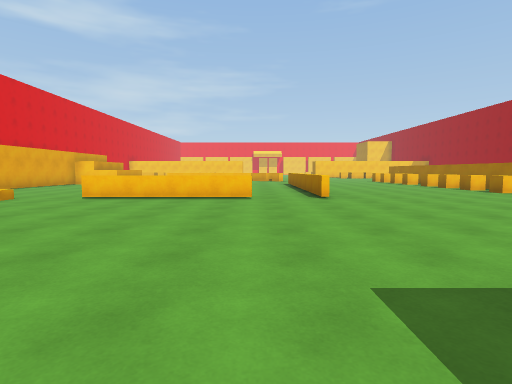
View 1 (above)

22 first-person views from a walk through a scene from a Unity 3-D project. The camera is 1.3 m above the floor, tilts 4° down and sees 80° across. The floor is counted in squares, 2 m on a side. Each view is taken from the middle of a square. On the plan, view 1 faces up. The plan holds only what a view shows up to about 10 squares ahead; the rest is blank. The place goes on beyond the plan. The player is left out. Some animated figures are left out.

View 2
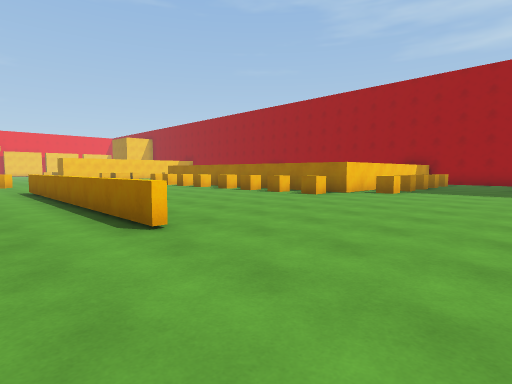

View 3
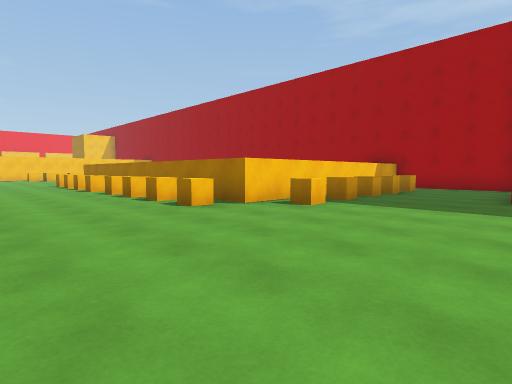

View 4
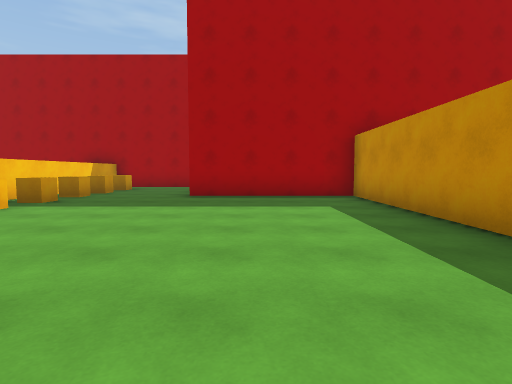

View 5
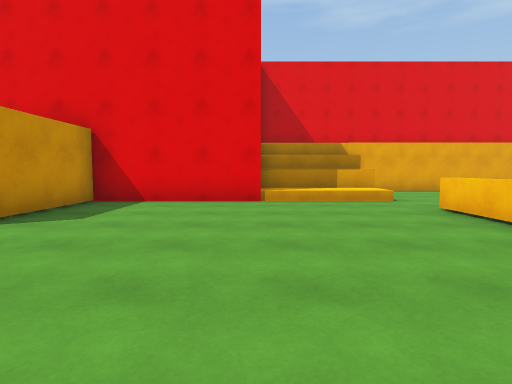

View 6
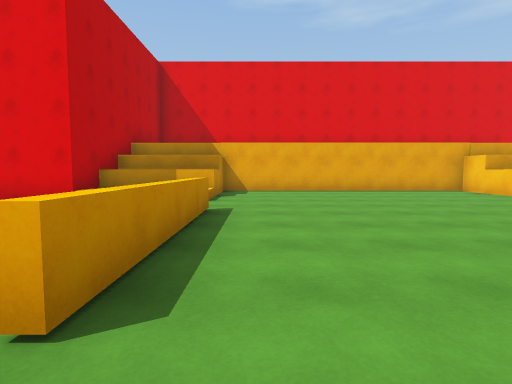

View 7
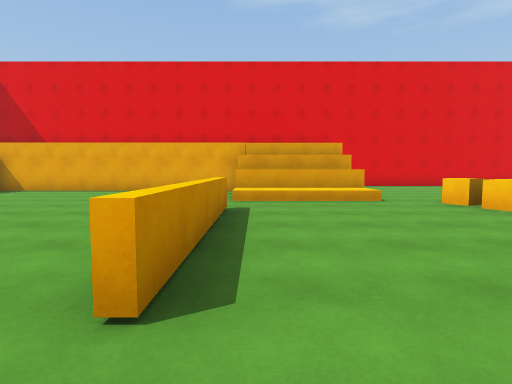

View 8
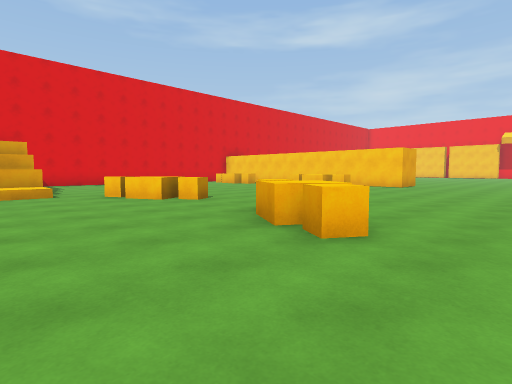

View 9
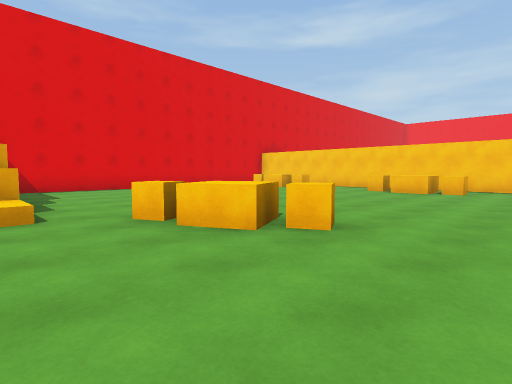

View 10
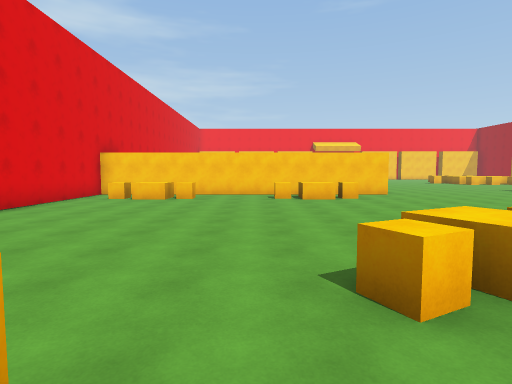

View 11
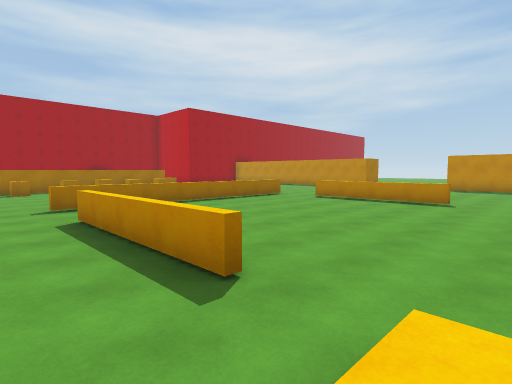

View 12
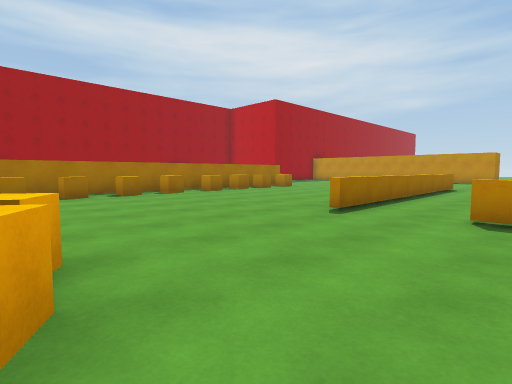

View 13
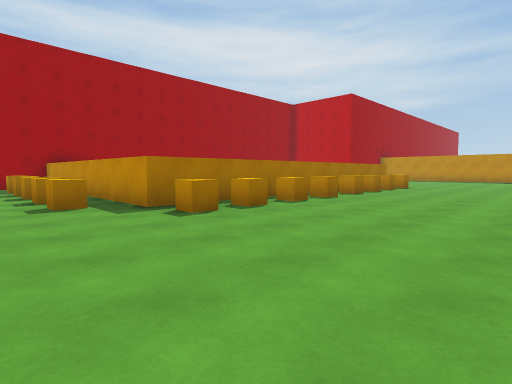

View 14
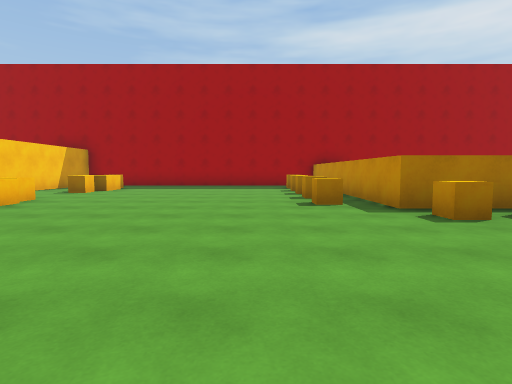

View 15
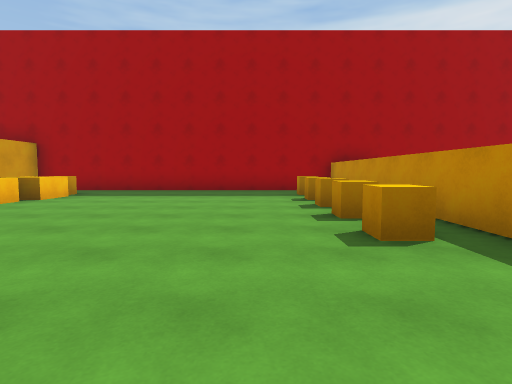

View 16
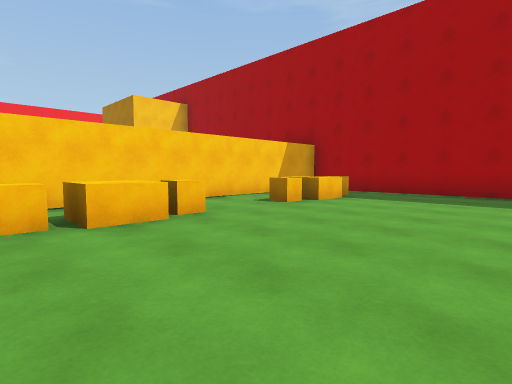

View 17
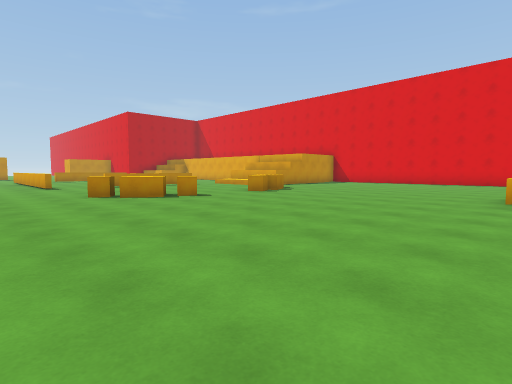

View 18
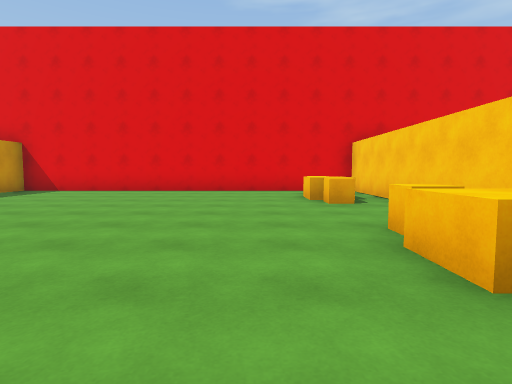

View 19
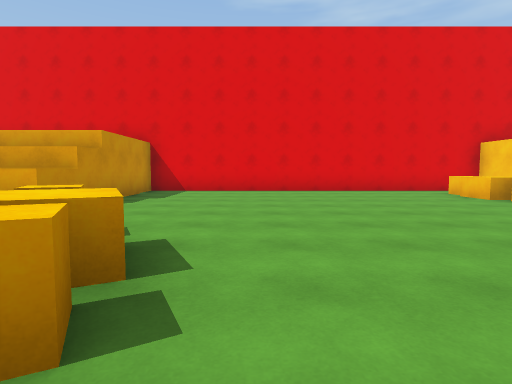

View 20
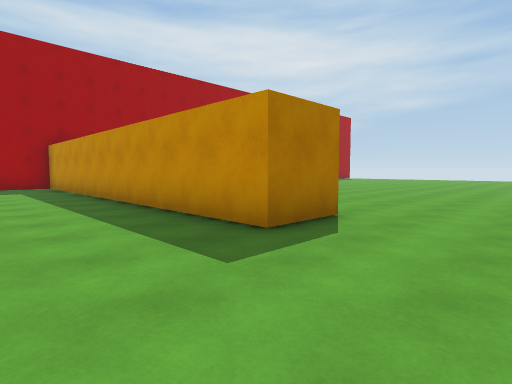

View 21
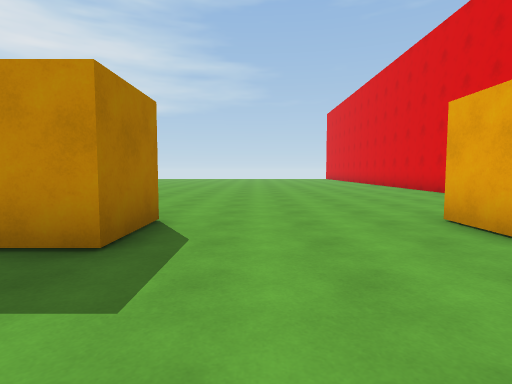

View 22
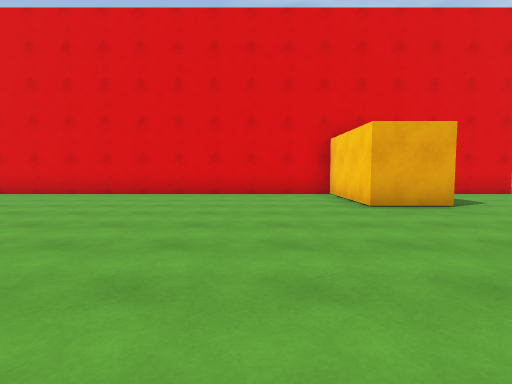

### Floor plan
Points are (right, up) in squares from view 1. A wall is a line through its corners. A room is listed if a view was taken in it or the views show most of it. See-through windows are left out.
Room 1 (views 1, 2, 3, 4, 5, 6, 7, 8, 9, 10, 11, 12, 13, 14, 15, 16, 17, 18, 19, 20, 21, 22)
walls: (1.5, 7.1) (1.5, 14.6); (0, 7) (-4.1, 7); (-4.1, 7.2) (0, 7.2); (8.1, 8.4) (8.1, 18.6) (15.9, 18.6) (15.9, 27.5); (-6.6, 7) (-6.6, 4); (-5.5, 4.5) (-5.5, 0.5) (-3, 0.5); (-7.7, 7) (-7.7, 4.1) (-5.4, 4.1); (-7.7, 17.8) (-7.7, 14.5); (11.3, 8.4) (10.6, 8.4); (-2.5, 0.6) (-2.5, -0.9) (-5.5, -0.9) (-5.5, -8.5); (1.3, -1) (1.3, 0.5) (11.6, 0.5) (11.6, 4.8); (15.9, 5) (15.9, 6.4); (-11.6, 27.5) (-11.6, 17.7) (-6.6, 17.7) (-6.6, 14.5) (-8.6, 14.5) (-8.6, 7) (-7.4, 7)
objects: cube (-10, 27); block (-9, 27); cube (-8, 27); cube (-5, 19); cube (-5, 27); block (-4, 19) to (-4, 20); block (-4, 27); cube (-3, 20); cube (-3, 27); block (0, 19); cube (0, 20); cube (1, 19); cube (7, 9); cube (7, 10); cube (7, 12); cube (7, 13); cube (7, 14); cube (7, 16); cube (7, 17); cube (7, 18); cube (8, 26); cube (9, 8); cube (9, 20); cube (9, 26) to (10, 26); cube (10, 8); cube (10, 20); cube (12, 8); cube (12, 20); cube (12, 26); cube (13, 8); cube (13, 20); block (13, 26); cube (14, 8); other object (14, 20); cube (14, 26)

Positions as (right, up) in squares from view 1, and headings:
1: (0, 0), facing up
2: (0, 4), facing up-right
3: (4, 4), facing up-right
4: (4, 3), facing right
5: (1, 4), facing left
6: (1, 8), facing left
7: (1, 15), facing left
8: (3, 16), facing up-left
9: (-1, 17), facing up-left
10: (-6, 17), facing up
11: (-6, 16), facing down-right
12: (-1, 19), facing down-right
13: (3, 21), facing down-right
14: (3, 21), facing right
15: (6, 21), facing right
16: (7, 22), facing up-right
17: (4, 27), facing down-left
18: (-2, 25), facing left
19: (-2, 21), facing left
20: (-1, 3), facing down-right
21: (0, 3), facing down
22: (3, -3), facing left
